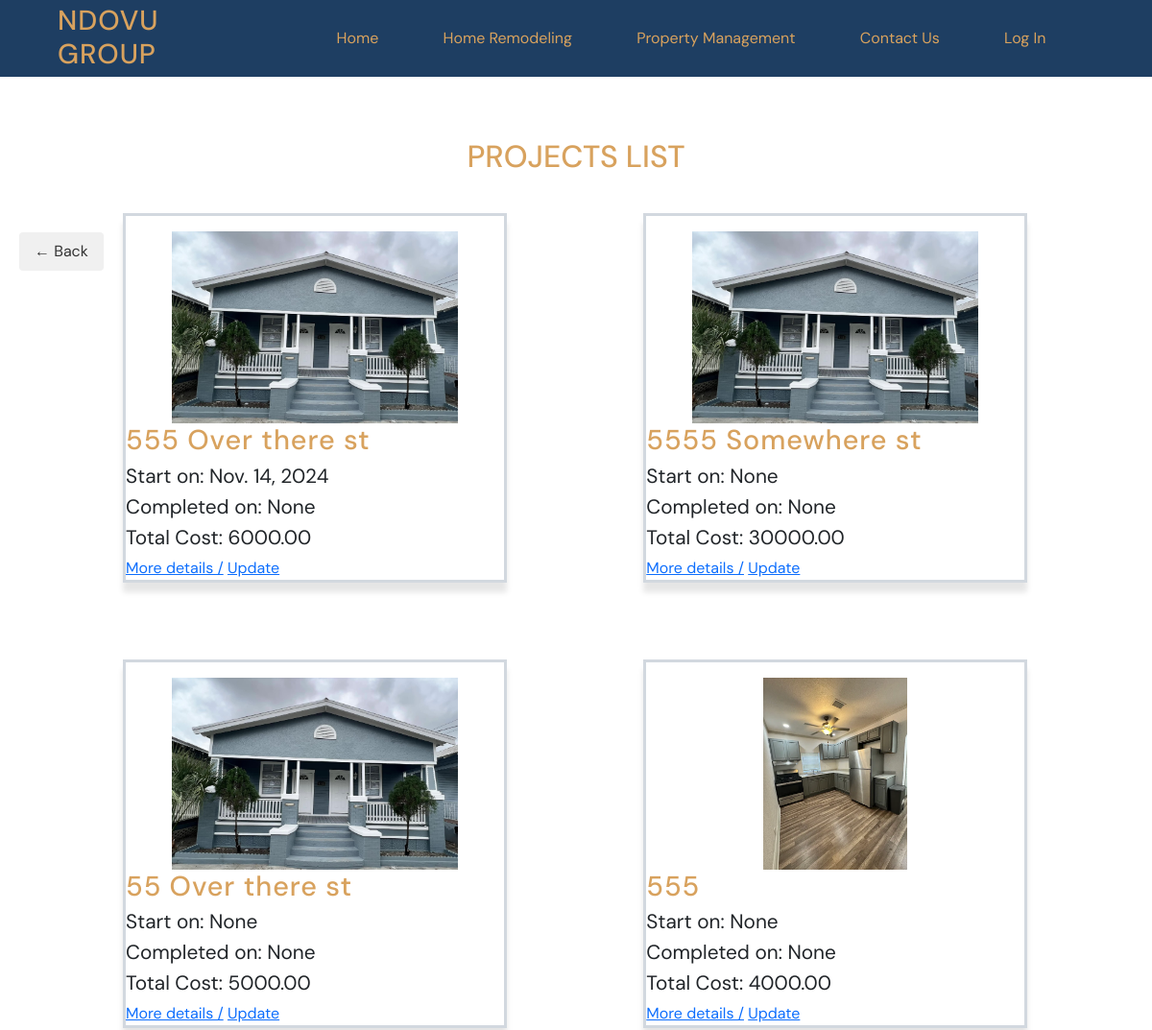
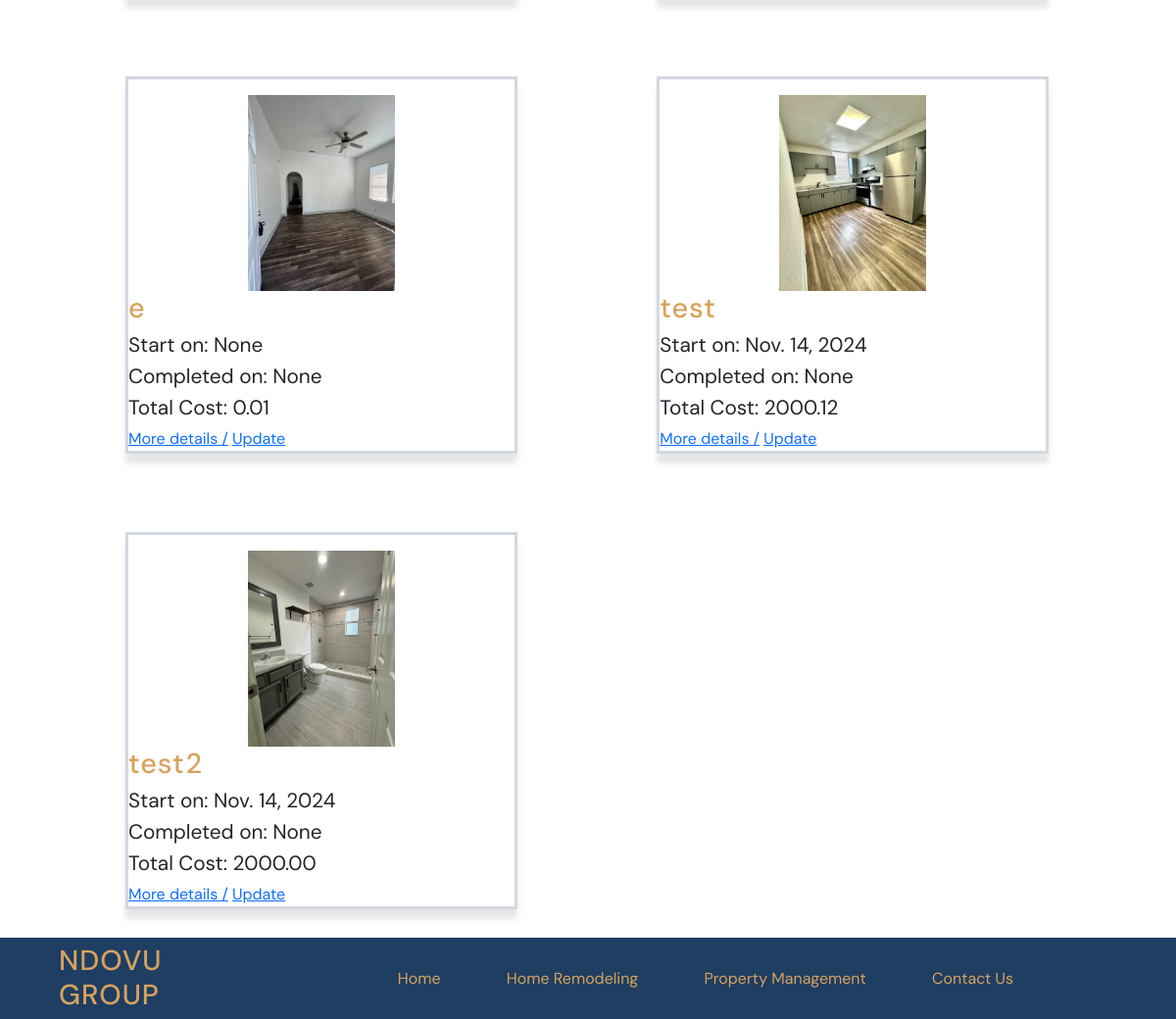
/projects/, run on the app's committed database (2 pictures, top to bottom).
### projects/models.py (models this page shows, shortened)
class Project(models.Model):
    name = models.CharField(max_length=128)
    image = models.ImageField(upload_to="static/img")
    tasks = models.CharField(max_length=200)
    vendor = models.CharField(max_length=50)
    total_cost = MoneyField(max_digits=14, decimal_places=2, default_currency='USD')
    comments = models.TextField()
    start_date = models.DateField(null=True, blank=True)
    complete_date = models.DateField(null=True, blank=True)

### projects/views.py (the view)
# urls.py: path("", views.ProjectListView.as_view(), name="list"),
class ProjectListView(ListView): #scan ops
        template_name = "projects/projects_list.html"
        model = Project

### templates/projects/projects_list.html (shortened to what this page needs)
{% extends 'base.html' %}
{% load static %}
{% block content %}
    <section class="projects-section center-column ">
        <h1>Projects List</h1>
    <div class="projects-list">
    {% for project in project_list %}
        <div class="project-card">
            <img src="{{ project.image.url }}" alt="house before">
                <h2> {{ project.name }} </h2>
                <p> Start on: {{ project.start_date }} </p>
                <p> Completed on: {{ project.complete_date }} </p>
                <p> Total Cost: {{ project.total_cost }} </p>
                <a href="{% url 'detail' project.id %}">More details /</a>
                <a href="{% url 'update' project.id %}">Update</a>
        </div>
        {% endfor %}
        <a href="{% url 'home' %}" class="back-button">← Back</a>
    </div>
</section>
{% endblock content %}

### static/css/base.css (style rules this page uses)
:root { --secondary-color-600: #d8a25e; --background-color: #fdfdfd; --surface-color: #1e3e62; --neutral-color:#2e2f30; --DM-font: "DM Sans", sans-serif; }
* { font-family: var(--DM-font); margin: 0; padding: 0; text-decoration: none; }
html { font-size: 16px; background-color: var(--background-color); }
h1 { color: var(--secondary-color-600); font-size: 2rem; text-transform: uppercase; text-align: center; }
h2 { color: var(--secondary-color-600); font-size: 1.8rem; letter-spacing: 0.06rem; }
p { line-height: 1.5rem; font-size: 1.3rem; }
.center-column { display: flex; justify-content: center; align-items: center; flex-direction: column; }

### static/css/section.css (style rules this page uses)
.projects-section { margin-top: 4rem; position: relative; }
.projects-list { margin: 2rem 0px; gap: 5rem; position: relative; }
.project-card { width: 400px; display: inline-block; border: 3px solid rgba(30, 62, 98, 0.2); box-shadow: 0 10px 6px rgba(0, 0, 0, 0.1); margin-bottom: 5rem; vertical-align: top; margin-right: 10px; margin-left: 8rem; text-align: justify; }
.project-card p { width: 90%; margin: 0.5rem 0; }
.project-card img { height: 200px; object-fit: contain; display: block; margin: 1rem auto 0; }
.project-card a { width: 100%; }
.back-button { display: inline-block; padding: 8px 16px; position: absolute; top: 20px; left: 20px; background-color: #f0f0f0; color: #333; text-decoration: none; border-radius: 4px; transition: background-color 0.3s; }

### data on the page
Project: image (picture), name "555 Over there st", start_date "Nov. 14, 2024", complete_date "None", total_cost "6000.00"
Project: image (picture), name "5555 Somewhere st", start_date "None", complete_date "None", total_cost "30000.00"
Project: image (picture), name "55 Over there st", start_date "None", complete_date "None", total_cost "5000.00"
Project: image (picture), name "555", start_date "None", complete_date "None", total_cost "4000.00"
Project: image (picture), name "e", start_date "None", complete_date "None", total_cost "0.01"
Project: image (picture), name "test", start_date "Nov. 14, 2024", complete_date "None", total_cost "2000.12"
Project: image (picture), name "test2", start_date "Nov. 14, 2024", complete_date "None", total_cost "2000.00"
